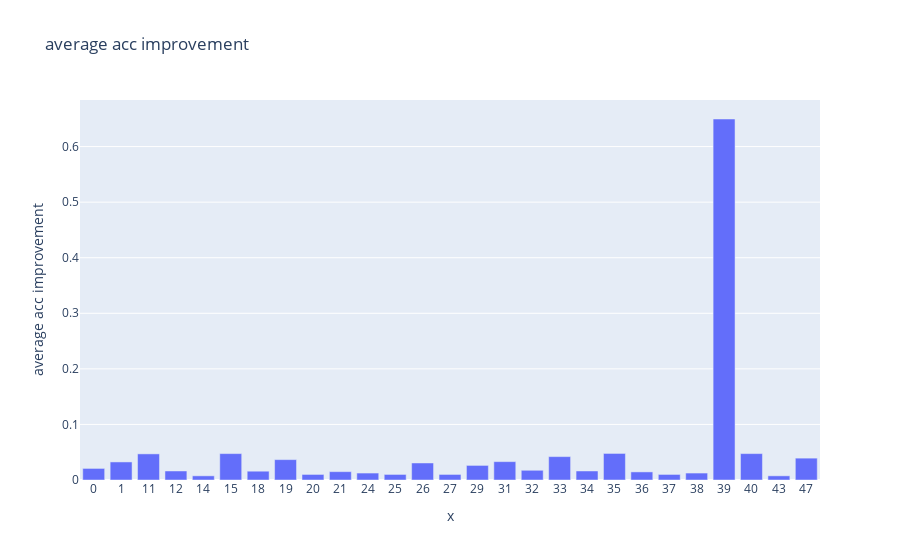
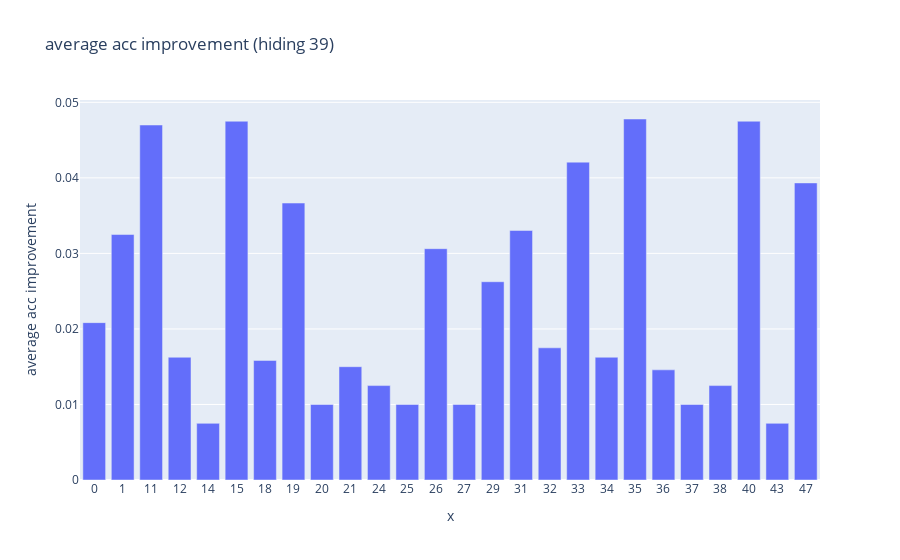
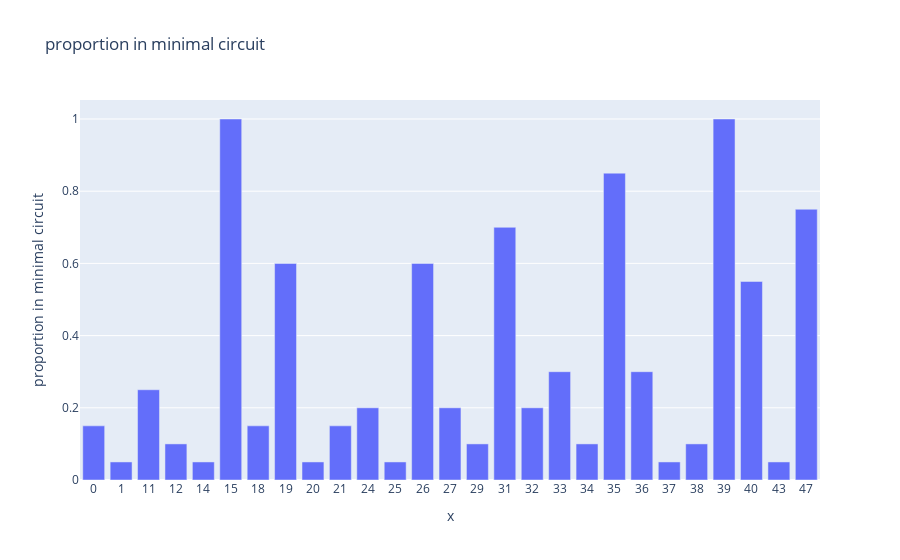
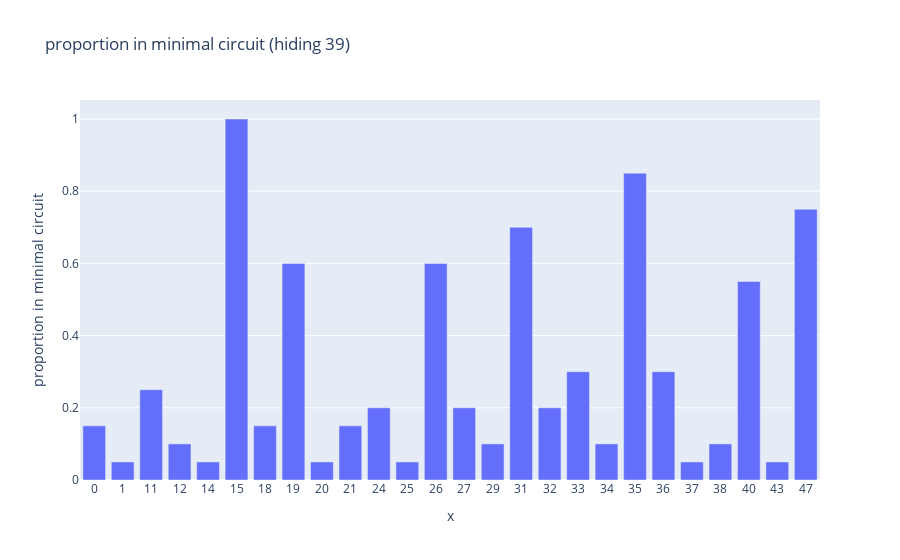

The notebook cell saved with these charts, in order:
### Code cell
import pickle
with open("itemsb.ayy", "rb") as f:
    data = pickle.load(f)

patching_formats = list(get_all_single_name_abc_patching_formats())
templates = ABC_TEMPLATES

layer_improvements = defaultdict(lambda: 0)
layer_counts = defaultdict(lambda: 0)

total = 0
for template_i, values in data.items():
    for patching_i, scores in values:
        prev_score = 0.0
        total += 1
        for score, layer in scores:
            improvement = score - prev_score
            prev_score = score
            layer_improvements[layer] += improvement
            layer_counts[layer] += 1

for layer, count in list(layer_counts.items()):
    layer_improvements[layer] = layer_improvements[layer] / float(count)

def bar_chart(data, x_labels, y_label, title, font_size=None):
    import pandas as pd
    import plotly.express as px
    # it requires a pandas dict with the columns and rows named, annoying
    # by default rows and columns are named with ints so we relabel them accordingly
    renames = dict([(i, x_labels[i]) for i in range(len(x_labels))])
    ps = pd.DataFrame(data.cpu().numpy()).rename(renames, axis='rows').rename({0: y_label}, axis='columns')
    fig = px.bar(ps, y=y_label, x=x_labels, title=title)
    if not font_size is None:
        fig.update_layout(
          xaxis = dict(
            tickmode='array',
            tickvals = x_labels,
            ticktext = x_labels, 
            ),
           font=dict(size=font_size, color="black"))
        
        #fig.update_xaxes(title_font=dict(size=font_size))
    
    fig.show()


layer_improvements = list(layer_improvements.items())
layer_improvements.sort(key=lambda x: x[0])
for k,v in layer_improvements:
    print(k,v)

bar_chart(torch.tensor([x[1] for x in layer_improvements]), x_labels=[str(x[0]) for x in layer_improvements], y_label='average acc improvement', title='average acc improvement')
bar_chart(torch.tensor([x[1] for x in layer_improvements if not x[0] == 39]), x_labels=[str(x[0]) for x in layer_improvements if not x[0] == 39], y_label='average acc improvement', title='average acc improvement (hiding 39)')

layer_counts = list(layer_counts.items())
layer_counts.sort(key=lambda x: x[0])
for k,v in layer_counts:
    print(k,v)

bar_chart(torch.tensor([x[1]/float(total) for x in layer_counts]), x_labels=[str(x[0]) for x in layer_counts], y_label='proportion in minimal circuit', title='proportion in minimal circuit')
bar_chart(torch.tensor([x[1]/float(total) for x in layer_counts if not x[0] == 39]), x_labels=[str(x[0]) for x in layer_counts if not x[0] == 39], y_label='proportion in minimal circuit', title='proportion in minimal circuit (hiding 39)')

'''
with open("layer patching log.txt", "w") as f:
    for template_i, values in data.items():
        f.write("template:" + templates[template_i] + "\n")
        for patching_i, scores in values:
            f.write("  patching:" + "\n")
            for line in patching_formats[patching_i].split("\n"):
                f.write("    " + line + "\n")
            f.write(f"  {scores}" + "\n")
'''

### Figure 1 — Plotly figure (JSON) as saved in the notebook; plotly's stock layout.template omitted (floating-point values rounded to 4 significant figures)
{"data": [{"alignmentgroup": "True", "hovertemplate": "x=%{x}<br>average acc improvement=%{y}<extra></extra>", "legendgroup": "", "marker": {"color": "#636efa", "pattern": {"shape": ""}}, "name": "", "offsetgroup": "", "orientation": "v", "showlegend": false, "textposition": "auto", "type": "bar", "x": ["0", "1", "11", "12", "14", "15", "18", "19", "20", "21", "24", "25", "26", "27", "29", "31", "32", "33", "34", "35", "36", "37", "38", "39", "40", "43", "47"], "xaxis": "x", "y": [0.02083, 0.0325, 0.047, 0.01625, 0.0075, 0.0475, 0.01583, 0.03667, 0.01, 0.015, 0.0125, 0.01, 0.03063, 0.01, 0.02625, 0.03304, 0.0175, 0.04208, 0.01625, 0.04779, 0.01458, 0.01, 0.0125, 0.6496, 0.0475, 0.0075, 0.03933], "yaxis": "y"}], "layout": {"autosize": true, "barmode": "relative", "legend": {"tracegroupgap": 0}, "title": {"text": "average acc improvement"}, "xaxis": {"anchor": "y", "autorange": true, "domain": [0, 1], "range": [-0.5, 26.5], "title": {"text": "x"}, "type": "category"}, "yaxis": {"anchor": "x", "autorange": true, "domain": [0, 1], "range": [0, 0.6838], "title": {"text": "average acc improvement"}, "type": "linear"}}}

### Figure 2 — Plotly figure (JSON) as saved in the notebook; plotly's stock layout.template omitted (floating-point values rounded to 4 significant figures)
{"data": [{"alignmentgroup": "True", "hovertemplate": "x=%{x}<br>average acc improvement=%{y}<extra></extra>", "legendgroup": "", "marker": {"color": "#636efa", "pattern": {"shape": ""}}, "name": "", "offsetgroup": "", "orientation": "v", "showlegend": false, "textposition": "auto", "type": "bar", "x": ["0", "1", "11", "12", "14", "15", "18", "19", "20", "21", "24", "25", "26", "27", "29", "31", "32", "33", "34", "35", "36", "37", "38", "40", "43", "47"], "xaxis": "x", "y": [0.02083, 0.0325, 0.047, 0.01625, 0.0075, 0.0475, 0.01583, 0.03667, 0.01, 0.015, 0.0125, 0.01, 0.03063, 0.01, 0.02625, 0.03304, 0.0175, 0.04208, 0.01625, 0.04779, 0.01458, 0.01, 0.0125, 0.0475, 0.0075, 0.03933], "yaxis": "y"}], "layout": {"autosize": true, "barmode": "relative", "legend": {"tracegroupgap": 0}, "title": {"text": "average acc improvement (hiding 39)"}, "xaxis": {"anchor": "y", "autorange": true, "domain": [0, 1], "range": [-0.5, 25.5], "title": {"text": "x"}, "type": "category"}, "yaxis": {"anchor": "x", "autorange": true, "domain": [0, 1], "range": [0, 0.05031], "title": {"text": "average acc improvement"}, "type": "linear"}}}

### Figure 3 — Plotly figure (JSON) as saved in the notebook; plotly's stock layout.template omitted (floating-point values rounded to 4 significant figures)
{"data": [{"alignmentgroup": "True", "hovertemplate": "x=%{x}<br>proportion in minimal circuit=%{y}<extra></extra>", "legendgroup": "", "marker": {"color": "#636efa", "pattern": {"shape": ""}}, "name": "", "offsetgroup": "", "orientation": "v", "showlegend": false, "textposition": "auto", "type": "bar", "x": ["0", "1", "11", "12", "14", "15", "18", "19", "20", "21", "24", "25", "26", "27", "29", "31", "32", "33", "34", "35", "36", "37", "38", "39", "40", "43", "47"], "xaxis": "x", "y": [0.15, 0.05, 0.25, 0.1, 0.05, 1, 0.15, 0.6, 0.05, 0.15, 0.2, 0.05, 0.6, 0.2, 0.1, 0.7, 0.2, 0.3, 0.1, 0.85, 0.3, 0.05, 0.1, 1, 0.55, 0.05, 0.75], "yaxis": "y"}], "layout": {"autosize": true, "barmode": "relative", "legend": {"tracegroupgap": 0}, "title": {"text": "proportion in minimal circuit"}, "xaxis": {"anchor": "y", "autorange": true, "domain": [0, 1], "range": [-0.5, 26.5], "title": {"text": "x"}, "type": "category"}, "yaxis": {"anchor": "x", "autorange": true, "domain": [0, 1], "range": [0, 1.053], "title": {"text": "proportion in minimal circuit"}, "type": "linear"}}}

### Figure 4 — Plotly figure (JSON) as saved in the notebook; plotly's stock layout.template omitted (floating-point values rounded to 4 significant figures)
{"data": [{"alignmentgroup": "True", "hovertemplate": "x=%{x}<br>proportion in minimal circuit=%{y}<extra></extra>", "legendgroup": "", "marker": {"color": "#636efa", "pattern": {"shape": ""}}, "name": "", "offsetgroup": "", "orientation": "v", "showlegend": false, "textposition": "auto", "type": "bar", "x": ["0", "1", "11", "12", "14", "15", "18", "19", "20", "21", "24", "25", "26", "27", "29", "31", "32", "33", "34", "35", "36", "37", "38", "40", "43", "47"], "xaxis": "x", "y": [0.15, 0.05, 0.25, 0.1, 0.05, 1, 0.15, 0.6, 0.05, 0.15, 0.2, 0.05, 0.6, 0.2, 0.1, 0.7, 0.2, 0.3, 0.1, 0.85, 0.3, 0.05, 0.1, 0.55, 0.05, 0.75], "yaxis": "y"}], "layout": {"autosize": true, "barmode": "relative", "legend": {"tracegroupgap": 0}, "title": {"text": "proportion in minimal circuit (hiding 39)"}, "xaxis": {"anchor": "y", "autorange": true, "domain": [0, 1], "range": [-0.5, 25.5], "title": {"text": "x"}, "type": "category"}, "yaxis": {"anchor": "x", "autorange": true, "domain": [0, 1], "range": [0, 1.053], "title": {"text": "proportion in minimal circuit"}, "type": "linear"}}}
